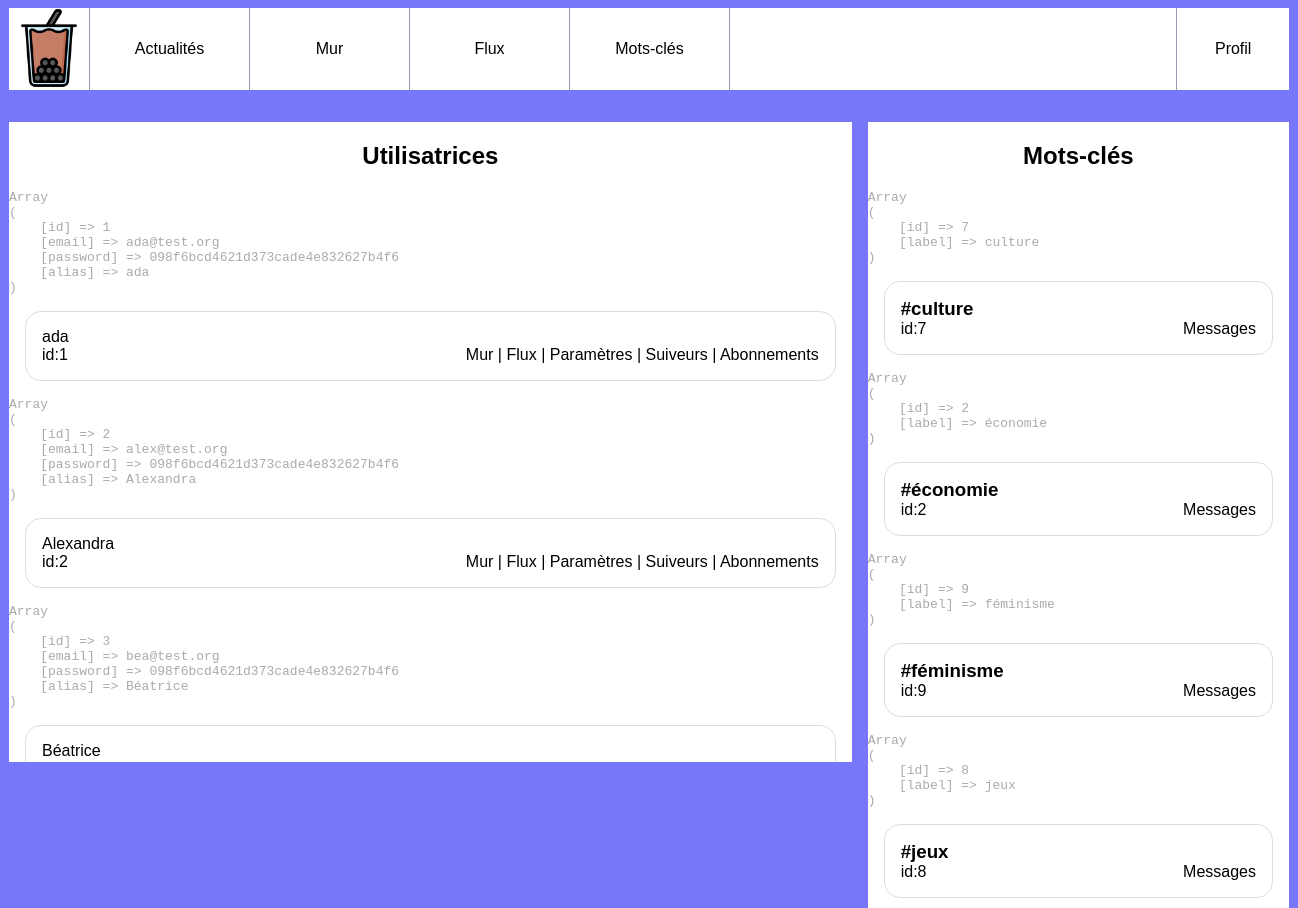
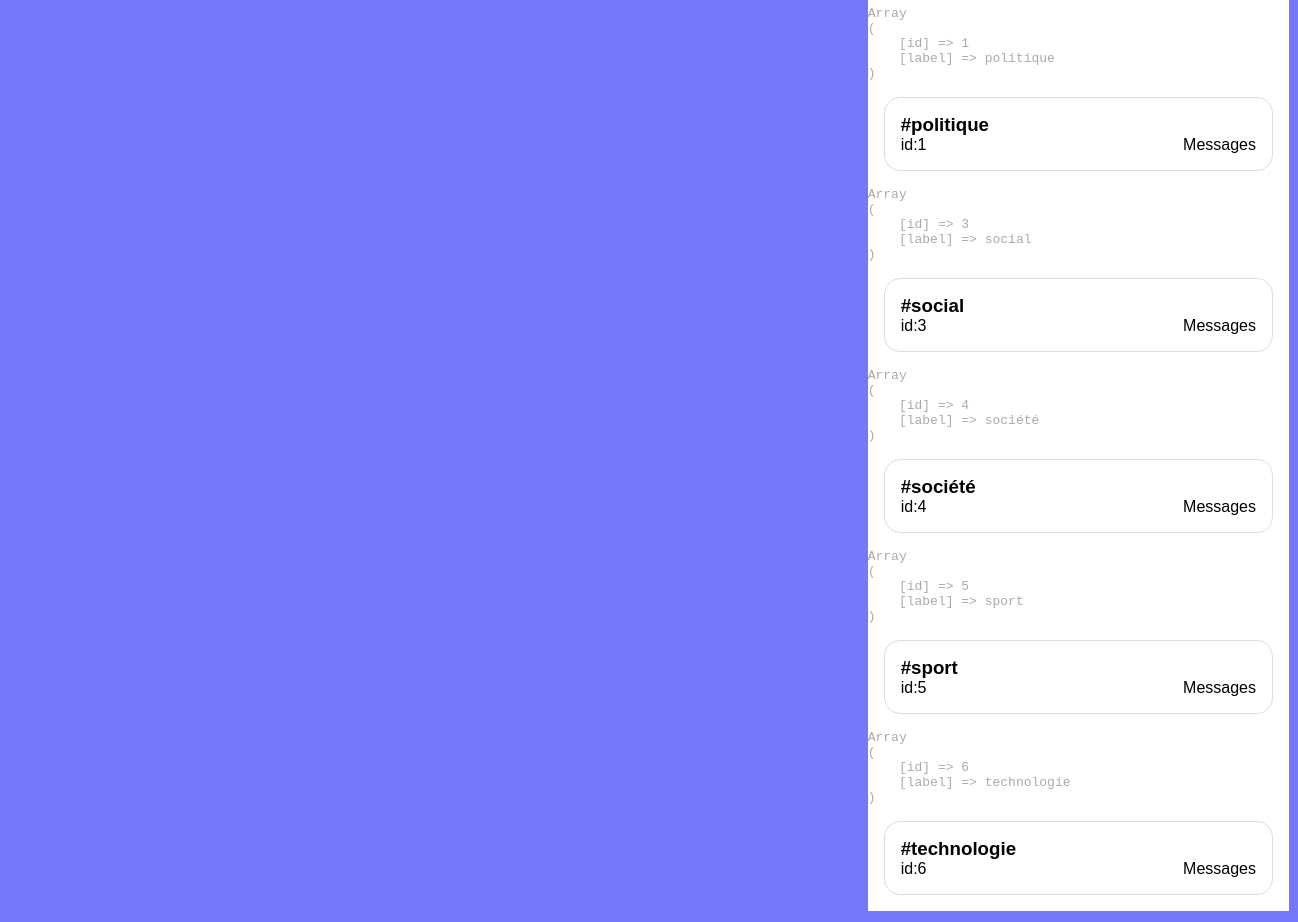
The app's page /admin.php with its own data (2 pictures, top to bottom).
### tables this page shows
CREATE TABLE `tags` (
  `id` int(10) UNSIGNED NOT NULL,
  `label` varchar(255) NOT NULL
);

CREATE TABLE `users` (
  `id` int(10) UNSIGNED NOT NULL,
  `email` varchar(255) NOT NULL,
  `password` varchar(255) NOT NULL,
  `alias` varchar(255) NOT NULL
);

### admin.php (the view, shortened to what this page needs)
<!doctype html>
 <html lang="fr">
 <head>
 </head>
 <body>
     <?php
        include 'header.php';
        include 'database_connexion.php';
        ?>
     <div id="wrapper" class='admin'>
         <aside>
             <h2>Mots-clés</h2>
             <?php
                $laQuestionEnSql = "SELECT * FROM `tags` LIMIT 50";
                $lesInformations = $mysqli->query($laQuestionEnSql);
                while ($tag = $lesInformations->fetch_assoc()) {
                    echo "<pre>" . print_r($tag, 1) . "</pre>";
                ?>
                 <article>
                     <h3><?php echo "#" . $tag['label'] ?> </h3>
                     <p><?php echo "id:" . $tag['id'] ?></p>
                     <nav>
                         <a href="tags.php?tag_id=<?php echo $tag['id'] ?>">Messages</a>
                     </nav>
                 </article>
             <?php } ?>
         </aside>
         <main>
             <h2>Utilisatrices</h2>
             <?php
                $laQuestionEnSql = "SELECT * FROM `users` LIMIT 50";
                $lesInformations = $mysqli->query($laQuestionEnSql);
                while ($tag = $lesInformations->fetch_assoc()) {
                    echo "<pre>" . print_r($tag, 1) . "</pre>";
                ?>
                 <article>
                     <h3><a href="wall.php?user_id=<?php echo $tag['id'] ?>"><?php echo $tag['alias'] ?></a></h3>
                     <p><?php echo "id:" . $tag['id'] ?></p>
                     <nav>
                         <a href="wall.php?user_id=<?php echo $tag['id'] ?>">Mur</a>
                         | <a href="feed.php?user_id=<?php echo $tag['id'] ?>">Flux</a>
                         | <a href="settings.php?user_id=<?php echo $tag['id'] ?>">Paramètres</a>
                         | <a href="followers.php?user_id=<?php echo $tag['id'] ?>">Suiveurs</a>
                         | <a href="subscriptions.php?user_id=<?php echo $tag['id'] ?>">Abonnements</a>
                     </nav>
                 </article>
             <?php } ?>
         </main>
     </div>
 </body>
 </html>

### style.css (style rules this page uses)
body { background-color: rgb(119, 119, 252); font-family: Arial; }
a { text-decoration: none; color:black; }
#wrapper { display:flex; width:80em; margin:0 auto 2em auto; }
#wrapper aside { background-color: #fff; flex:1; padding:1em; border-radius: 1em; }
#wrapper main { flex:3; padding-left:1em; height: 80vh; overflow-y: scroll; }
#wrapper main article { background-color: #fff; padding:1em; margin-bottom: 1em ; border-radius: 1em; }
#wrapper main article h3 { margin:0; padding:0; font-weight: normal; font-size:1em; }
#wrapper main article p { margin:0; }
#wrapper.admin { flex-direction: row-reverse }
#wrapper.admin aside { flex:1;margin-left:1em;border-radius:0;padding:0; }
#wrapper.admin main { flex:2;background-color: #fff;border-radius: 0;padding:0; }
#wrapper.admin h2 { text-align: center; }
#wrapper.admin h3 { margin:0; }
#wrapper.admin nav { text-align: right; }
#wrapper.admin article { border:1px solid #ddd;border-radius: 1em;padding:1em;margin:1em; }
#wrapper.admin article p { float:left;margin:0; }
pre { color:#aaa; }

### records on screen
tags: tag "Array ( [id] => 7 [label] => culture )", label "culture", id "7"
tags: tag "Array ( [id] => 2 [label] => économie )", label "économie", id "2"
tags: tag "Array ( [id] => 9 [label] => féminisme )", label "féminisme", id "9"
tags: tag "Array ( [id] => 8 [label] => jeux )", label "jeux", id "8"
tags: tag "Array ( [id] => 1 [label] => politique )", label "politique", id "1"
tags: tag "Array ( [id] => 3 [label] => social )", label "social", id "3"
tags: tag "Array ( [id] => 4 [label] => société )", label "société", id "4"
tags: tag "Array ( [id] => 5 [label] => sport )", label "sport", id "5"
tags: tag "Array ( [id] => 6 [label] => technologie )", label "technologie", id "6"
users: tag "Array ( [id] => 1 [email] => ada@test.org [password] => 098f6bcd4621d373cade4e832627b4f6 [alias] => ada )", alias "ada", id "1"
users: tag "Array ( [id] => 2 [email] => alex@test.org [password] => 098f6bcd4621d373cade4e832627b4f6 [alias] => Alexandra )", alias "Alexandra", id "2"
users: tag "Array ( [id] => 3 [email] => bea@test.org [password] => 098f6bcd4621d373cade4e832627b4f6 [alias] => Béatrice )", alias "Béatrice"
